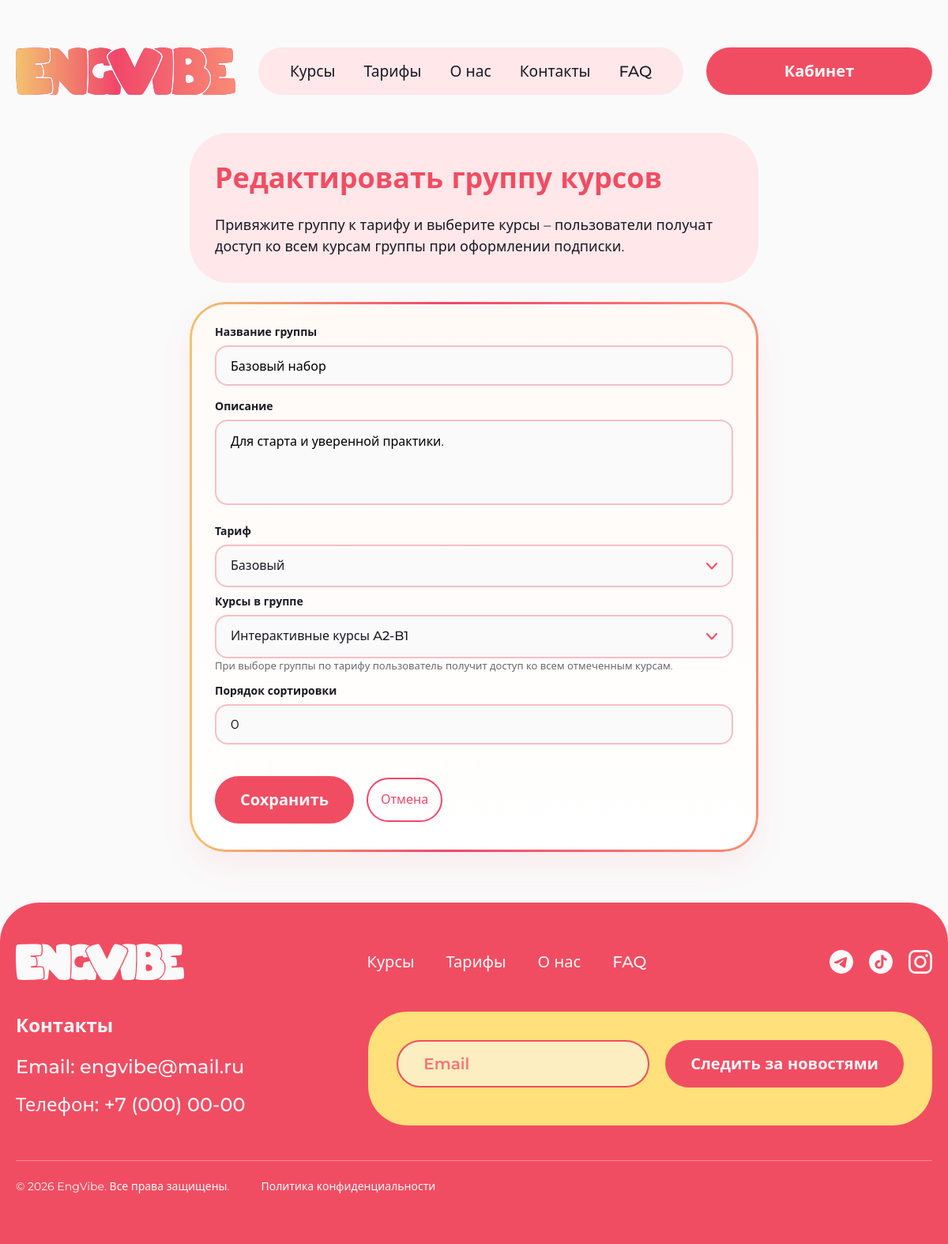
The app's page /course-groups/1/edit/ (signed in) with its own data.
### core/models.py (models this page shows, shortened)
class CourseGroup(models.Model):
    class Meta:
        verbose_name = 'Группа курсов'
        verbose_name_plural = 'Группы курсов'
        ordering = ['order', 'name']
    name = models.CharField(max_length=255, verbose_name='Название')
    slug = models.SlugField(max_length=80, unique=True, verbose_name='URL-идентификатор (slug)')
    description = models.TextField(blank=True, verbose_name='Описание')
    courses = models.ManyToManyField(
        Course,
        blank=True,
        related_name='course_groups',
        verbose_name='Курсы',
    )
    tariff_plan = models.ForeignKey(
        TariffPlan,
        on_delete=models.PROTECT,
        related_name='course_groups',
        verbose_name='Тариф',
    )
    created_by = models.ForeignKey(
        User,
        on_delete=models.SET_NULL,
        null=True,
        blank=True,
        related_name='created_course_groups',
        verbose_name='Создал',
    )
    created_at = models.DateTimeField(auto_now_add=True, verbose_name='Создана')
    order = models.PositiveIntegerField(default=0, verbose_name='Порядок')

class TariffPlan(models.Model):
    class Meta:
        verbose_name = 'Тарифный план'
        verbose_name_plural = 'Тарифные планы'
        ordering = ['order', 'price']
    slug = models.SlugField(unique=True, verbose_name='Код (slug)')
    name = models.CharField(max_length=120, verbose_name='Название')
    price = models.PositiveIntegerField(
        verbose_name='Цена (₽)',
        help_text='Цена в рублях за период',
    )
    billing_days = models.PositiveIntegerField(
        verbose_name='Период (дней)',
        help_text='Длительность подписки в днях',
    )
    access_all = models.BooleanField(
        default=False,
        verbose_name='Доступ ко всем курсам',
        help_text='Если да — без лимита по числу курсов',
    )
    max_courses = models.PositiveSmallIntegerField(
        null=True,
        blank=True,
        verbose_name='Макс. число курсов',
        help_text='Для базового тарифа: сколько курсов можно выбрать; пусто, если доступ ко всем',
    )
    tagline = models.CharField(max_length=255, blank=True, verbose_name='Краткий слоган')
    perks = models.TextField(
        blank=True,
        verbose_name='Преимущества',
        help_text='По одному пункту на строку',
    )
    order = models.PositiveSmallIntegerField(default=0, verbose_name='Порядок')
    def __str__(self):
        return self.name

### core/course_group_views.py (the view)
# urls.py: path('course-groups/<slug:slug>/edit/', course_group_views.course_group_update, name='course_group_update'),
@user_passes_test(is_teacher_or_admin)
def course_group_update(request, slug):
    group = get_object_or_404(CourseGroup, slug=slug)
    if not can_manage_course_group(request.user, group):
        messages.error(request, 'Вы не можете редактировать эту группу.')
        return redirect(_panel_redirect(request.user))
    form = CourseGroupForm(
        request.POST or None,
        instance=group,
        user=request.user,
        is_admin_user=is_admin(request.user),
    )
    if request.method == 'POST' and form.is_valid():
        form.save()
        messages.success(request, f'Группа «{group.name}» обновлена.')
        return redirect(_panel_redirect(request.user))
    return render(
        request,
        'core/course_group_form.html',
        {
            'form': form,
            'title': 'Редактировать группу курсов',
            'group': group,
            'cancel_url': _panel_redirect(request.user),
        },
    )

### core/context_processors.py (called while the page is built)
def subscription_badge(request):
    return {}

def subscription_setup(request):
    return {
        'subscription_setup_pending': getattr(request, 'subscription_setup_pending', False),
    }

### core/course_group_utils.py (called while the page is built)
def available_courses_for_group_form(user, *, is_admin_user):
    qs = Course.objects.filter(published=True).order_by('title')
    if is_admin_user:
        return qs
    return qs.filter(teachers=user).distinct()

### core/course_group_views.py (called while the page is built)
def _panel_redirect(user):
    if is_admin(user):
        return reverse('core:admin_panel') + '?tab=course_groups'
    return reverse('core:teacher_panel')

### core/models.py (called while the page is built)
    def __str__(self):
        return self.title

### core/roles.py (called while the page is built)
def is_admin(user):
    return user.is_authenticated and user.groups.filter(name='admin_group').exists()

def is_teacher(user):
    return user.is_authenticated and user.groups.filter(name='teacher_group').exists()

def is_teacher_or_admin(user):
    return is_teacher(user) or is_admin(user)

def can_manage_course_group(user, group):
    if not user.is_authenticated:
        return False
    if is_admin(user):
        return True
    if not is_teacher(user):
        return False
    if group.created_by_id == user.pk:
        return True
    return group.courses.filter(teachers=user).exists()

### core/templatetags/form_fields.py (called while the page is built)
@register.filter
def is_select_field(field):
    widget = field.field.widget
    return isinstance(widget, forms.Select) and not isinstance(
        widget, (forms.SelectMultiple, forms.CheckboxSelectMultiple)
    )

@register.filter
def is_multi_checkbox_field(field):
    return isinstance(field.field.widget, forms.CheckboxSelectMultiple)

@register.filter
def is_file_image_field(field):
    if getattr(field.field.widget, 'input_type', None) != 'file':
        return False
    return isinstance(field.field, forms.ImageField)

@register.filter
def select_field_options(field):
    options = []
    for value, label in field.field.choices:
        options.append(('' if value is None else str(value), label))
    return options

### core/templates/core/course_group_form.html (shortened to what this page needs)
{% extends 'core/base.html' %}
{% block body_class %}page-bento-form{% endblock %}
{% block content %}
<section class="page-shell bento-form-page">
    <div class="container container--narrow">
        <div class="bento-form-hero muted-band">
            <h1>{{ title }}</h1>
            <p class="page-lead bento-form-lead">Привяжите группу к тарифу и выберите курсы – пользователи получат доступ ко всем курсам группы при оформлении подписки.</p>
        </div>
        <form method="post" class="surface-card bento-form-card bento-highlight course-group-form">
            {% for field in form %}
                <div class="bento-form-field bento-form-field--{{ field.name }}">
                    {% include 'core/includes/bento_form_field.html' with field=field only %}
                </div>
            {% endfor %}
            <div class="bento-form-actions">
                <button class="btn btn-primary btn-pill" type="submit">Сохранить</button>
                <a class="btn btn-outline-pink btn-pill" href="{{ cancel_url }}">Отмена</a>
            </div>
        </form>
    </div>
</section>
{% endblock %}

### core/templates/core/includes/bento_form_field.html (shortened to what this page needs)
{% load form_fields %}
{% if field|is_multi_checkbox_field %}
    {% include 'core/includes/custom_multi_select.html' with field=field only %}
{% elif field.field.widget.input_type == 'checkbox' %}
    <div class="bento-form-check">
        {{ field }}
        <label for="{{ field.id_for_label }}">{{ field.label }}</label>
    </div>
    {{ field.errors }}
{% elif field|is_file_image_field %}
    {% if field.name == 'avatar' %}
        {% include 'core/includes/image_upload.html' with field=field variant='round' button_text='Загрузите аватар' only %}
    {% else %}
        {% include 'core/includes/image_upload.html' with field=field variant='square' button_text='Загрузить фото' only %}
    {% endif %}
{% elif field|is_select_field %}
    <label for="{{ field.id_for_label }}-trigger">{{ field.label }}</label>
    {% include 'core/includes/custom_select.html' with field_name=field.html_name field_id=field.id_for_label trigger_id=field.id_for_label|add:'-trigger' current_value=field.value|default:'' options=field|select_field_options only %}
{% else %}
    <label for="{{ field.id_for_label }}">{{ field.label }}</label>
    {{ field }}
{% endif %}

### core/templates/core/includes/custom_select.html (shortened to what this page needs)
<div class="role-select-wrap{% if wrap_class %} {{ wrap_class }}{% endif %}" data-role-select{% if auto_submit %} data-auto-submit{% endif %}>
    <button
        type="button"
        class="role-select__trigger"
        id="{% if trigger_id %}{{ trigger_id }}{% else %}{{ field_id }}-trigger{% endif %}"
        aria-haspopup="listbox"
        aria-expanded="false"
        aria-controls="{{ field_id }}-listbox"
    >
        <span class="role-select__value">
            {% for value, label in options %}
                {% if current_value|stringformat:"s" == value|stringformat:"s" %}{{ label }}{% endif %}
            {% endfor %}
        </span>
        <span class="role-select__arrow" aria-hidden="true">
            <svg width="14" height="9" viewBox="0 0 14 9" fill="none" xmlns="http://www.w3.org/2000/svg">
                <path d="M1 1L7 7.5L13 1" stroke="#F14D62" stroke-width="2" stroke-linecap="round" stroke-linejoin="round"/>
            </svg>
        </span>
    </button>
</div>

### records on screen
CourseGroup: form "Базовый набор" "Для старта и уверенной практики." "0"
TariffPlan: options "Базовый"

### other values on screen
{{ title }} "Редактировать группу курсов"
{{ field.label }} "Название группы" "Описание" "Порядок сортировки"
{{ field.label }} "Тариф"
{{ field.label }} "Курсы в группе"
{{ field.help_text }} "При выборе группы по тарифу пользователь получит доступ ко всем отмеченным курсам."
